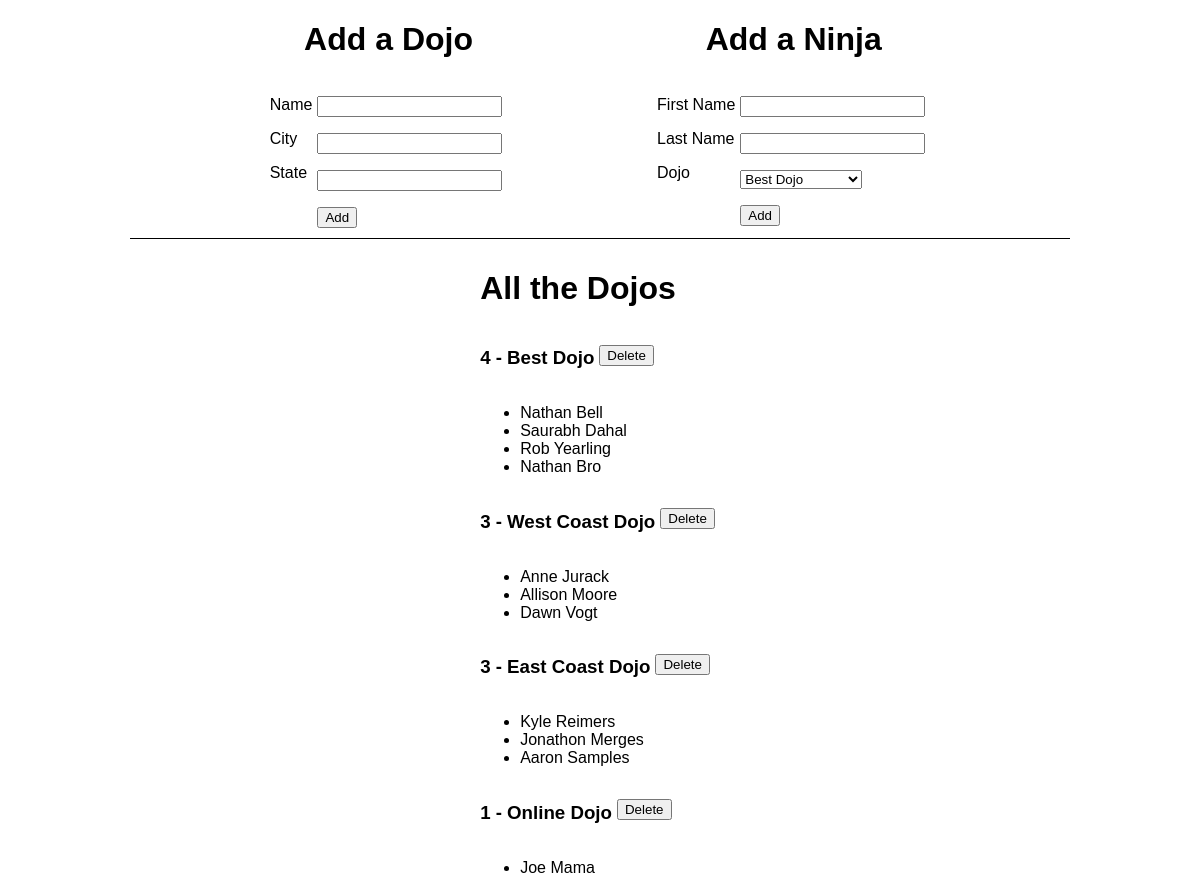
The app's page /, older data.
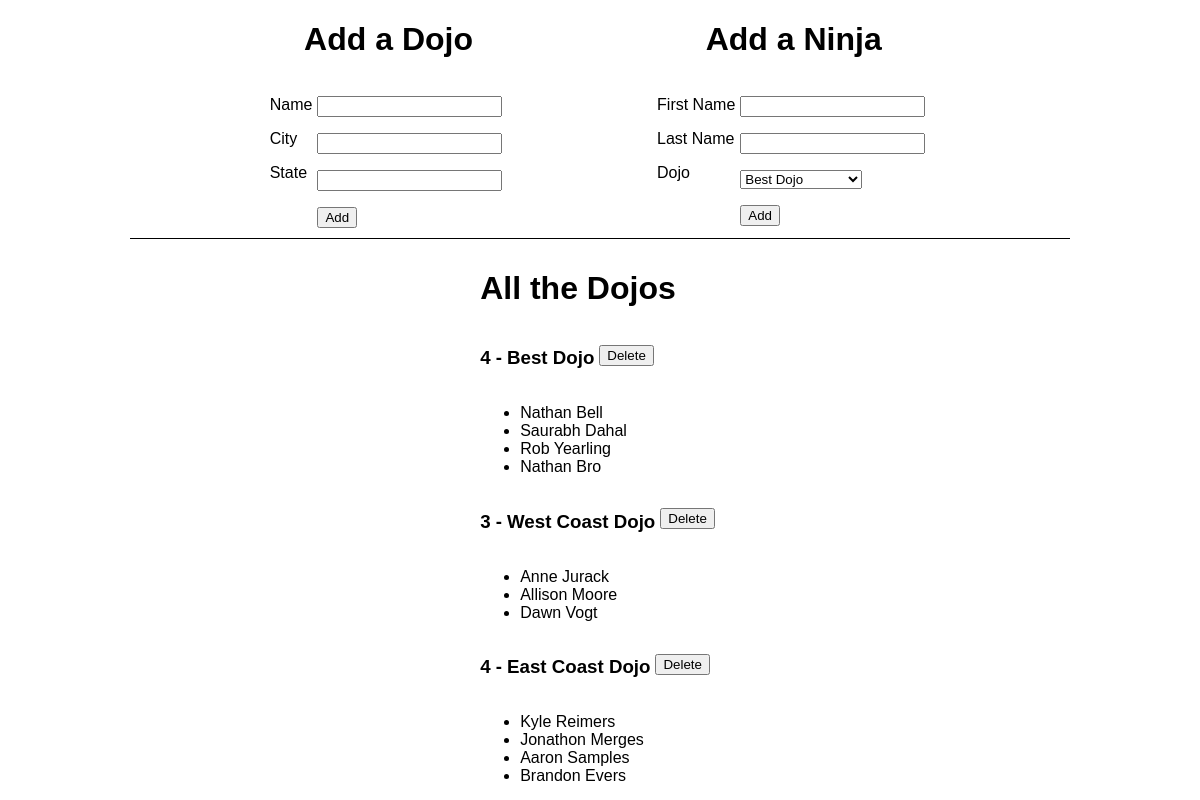
The same page, newer data.
### dojoAndNinjaApp/models.py (models this page shows)
class dojos(models.Model):
    name = models.CharField(max_length=45)
    city = models.CharField(max_length=45)
    state = models.CharField(max_length=45)
    desc = models.TextField()
    createdAt = models.DateTimeField(auto_now_add=True)
    updatedAt = models.DateTimeField(auto_now=True)

class ninjas(models.Model):
    dojo = models.ForeignKey(dojos, related_name="ninja", on_delete= models.CASCADE)
    firstName = models.CharField(max_length=45)
    lastName = models.CharField(max_length=45)
    createdAt = models.DateTimeField(auto_now_add=True)
    updatedAt = models.DateTimeField(auto_now=True)

### dojoAndNinjaApp/views.py (the view)
# urls.py: path('', views.index),
def index(request):
    context = {
        "dojoList" : dojos.objects.all(),
        "counter" : len(dojos.objects.all())
    }
    return render(request, "index.html", context)

### dojoAndNinjaApp/templates/index.html (shortened to what this page needs)
<!DOCTYPE html>
<html lang="en">
<head>
    {% load static %}
    <link rel="stylesheet" href="{% static 'style.css' %}">
</head>
<body>
    <div id="header">
        <div id="addDojo">
            <h1>Add a Dojo</h1>
            <form action="addDojo" method="post">
                <div class="column">
                    <p>Name</p>
                    <p>City</p>
                    <p>State</p>
                </div>
                <div class="column">
                    <p><input type="text" name="name"></p>
                    <p><input type="text" name="city"></p>
                    <p><input type="text" name="state"></p>
                    <button type="submit">Add</button>
                </div>
            </form>
        </div>
        <div id="addNinja">
            <h1>Add a Ninja</h1>
            <form action="addNinja" method="post">
                <div class="column">
                    <p>First Name</p>
                    <p>Last Name</p>
                    <p>Dojo</p>
                </div>
                <div class="column">
                    <p><input type="text" name="fname"></p>
                    <p><input type="text" name="lastName"></p>
                    <p>
                        <select name="dojo">
                            {% for dojo in dojoList %}
                            <option value="{{dojo.id}}">{{dojo.name}}</option>
                            {% endfor %}
                        </select>
                    </p>
                    <button type="submit">Add</button>
                </div>
            </form>
        </div>
    </div>
    <div class="break"></div>
    <div id="footer">
        <div id="dojoList">
            <h1>All the Dojos</h1>
            {% for dojo in dojoList %}
            <div class="dojos">
                <form action="/delete" method="post">
                    <h3>
                        {{ dojo.ninja.all|length }} -
                    </h3>
                    <h3>{{ dojo.name}}</h3>
                    <p><button type="submit" value="{{dojo.id}}" name="dojo">Delete</button></p>
                </form>
            </div>
            <ul>
                {% for ninja in dojo.ninja.all %}
                <li>
                    {{ ninja.firstName }} {{ ninja.lastName}}
                </li>
                {% endfor %}
            </ul>
            {% endfor %}
        </div>
    </div>
</body>
</html>

Row changes from the older to the newer data that the page shows:
removed dojos: ninja.all|length "1", name "Online Dojo"
removed ninjas: firstName "Joe", lastName "Mama", shown under "1"
computed for dojos "East Coast Dojo": ninja.all|length "3" → "4"
added ninjas: firstName "Brandon", lastName "Evers", shown under dojos "East Coast Dojo"
